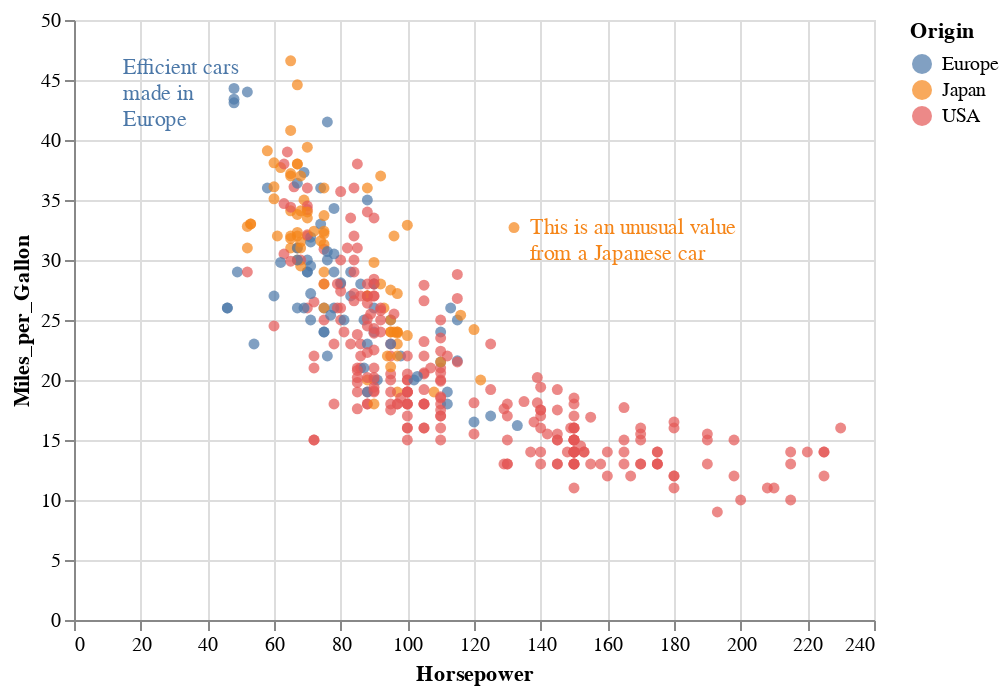

The notebook cell this image was saved under:
### Code cell
# Step 4: combine graph with label
chart = graph + annotations_2

chart

### Figure 1 — Vega-Lite specification as saved in the notebook (floating-point values rounded to 4 significant figures; data arrays with more than 128 entries replaced by an {"elided": "..."} marker saying what was removed)
{"config": {"view": {"continuousWidth": 400, "continuousHeight": 300}}, "layer": [{"data": {"name": "data-309e2be47772e1e29443579b44ff876b"}, "mark": "circle", "encoding": {"color": {"field": "Origin", "type": "nominal"}, "tooltip": [{"field": "Horsepower", "type": "quantitative"}, {"field": "Miles_per_Gallon", "type": "quantitative"}], "x": {"field": "Horsepower", "type": "quantitative"}, "y": {"field": "Miles_per_Gallon", "type": "quantitative"}}}, {"data": {"name": "data-3ee6cc0145c625682b5c4b2bb204676e"}, "mark": {"type": "text", "align": "left", "baseline": "middle", "dx": 8, "lineBreak": "\n"}, "encoding": {"color": {"field": "Origin", "type": "nominal"}, "text": {"field": "Annotation", "type": "nominal"}, "x": {"field": "Horsepower", "type": "quantitative"}, "y": {"field": "Miles_per_Gallon", "type": "quantitative"}}}], "$schema": "https://vega.github.io/schema/vega-lite/v4.17.0.json", "datasets": {"data-309e2be47772e1e29443579b44ff876b": {"elided": "392 records"}, "data-3ee6cc0145c625682b5c4b2bb204676e": [{"Horsepower": 132, "Miles_per_Gallon": 32.7, "Origin": "Japan", "Annotation": "This is an unusual value \n from a Japanese car"}, {"Horsepower": 10, "Miles_per_Gallon": 46.0, "Origin": "Europe", "Annotation": "Efficient cars \n made in \n Europe"}]}}
